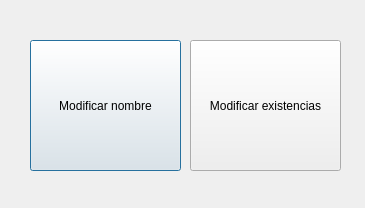
<?xml version="1.0" encoding="UTF-8"?>
<ui version="4.0">
 <class>elegirModificar</class>
 <widget class="QDialog" name="elegirModificar">
  <property name="geometry">
   <rect>
    <x>0</x>
    <y>0</y>
    <width>365</width>
    <height>208</height>
   </rect>
  </property>
  <property name="windowTitle">
   <string>Dialog</string>
  </property>
  <widget class="QPushButton" name="botonElegirNombre">
   <property name="geometry">
    <rect>
     <x>30</x>
     <y>40</y>
     <width>151</width>
     <height>131</height>
    </rect>
   </property>
   <property name="text">
    <string>Modificar nombre</string>
   </property>
  </widget>
  <widget class="QPushButton" name="botonElegirExistencias">
   <property name="geometry">
    <rect>
     <x>190</x>
     <y>40</y>
     <width>151</width>
     <height>131</height>
    </rect>
   </property>
   <property name="text">
    <string>Modificar existencias</string>
   </property>
  </widget>
 </widget>
 <resources/>
 <connections/>
</ui>
